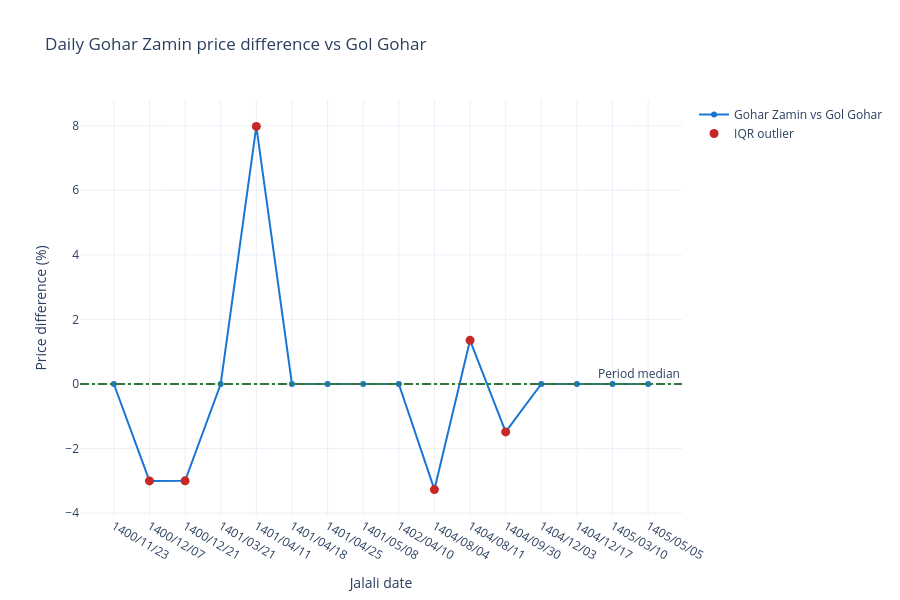

This figure's notebook cell:
### Code cell
plot_pair = pair_common_days.reset_index()
outlier_plot = plot_pair.loc[plot_pair['is_outlier']]
fig = go.Figure()
fig.add_trace(go.Scatter(x=plot_pair['date_jalali'],
    y=plot_pair['gohar_zamin_vs_gol_gohar_pct'], mode='lines+markers',
    name='Gohar Zamin vs Gol Gohar', line_color='#1976D2'))
fig.add_trace(go.Scatter(x=outlier_plot['date_jalali'],
    y=outlier_plot['gohar_zamin_vs_gol_gohar_pct'], mode='markers',
    name='IQR outlier', marker=dict(color='#C62828', size=9)))
fig.add_hline(y=0, line_dash='dash', line_color='#455A64')
fig.add_hline(y=spread.median(), line_dash='dot', line_color='#2E7D32',
    annotation_text='Period median')
fig.update_layout(title='Daily Gohar Zamin price difference vs Gol Gohar',
    xaxis_title='Jalali date', yaxis_title='Price difference (%)',
    height=600, template='plotly_white')
fig.show()

### Figure 1 — Plotly figure (JSON) as saved in the notebook; plotly's stock layout.template omitted (floating-point values rounded to 4 significant figures)
{"data": [{"line": {"color": "#1976D2"}, "mode": "lines+markers", "name": "Gohar Zamin vs Gol Gohar", "type": "scatter", "x": ["1400/11/23", "1400/12/07", "1400/12/21", "1401/03/21", "1401/04/11", "1401/04/18", "1401/04/25", "1401/05/08", "1402/04/10", "1404/08/04", "1404/08/11", "1404/09/30", "1404/12/03", "1404/12/17", "1405/03/10", "1405/05/05"], "y": [0.0, -3.0, -3.0, 0.0, 7.976, 0.0, 0.0, 0.0, 0.0, -3.269, 1.352, -1.484, 0.0, 0.0, 0.0, 0.0]}, {"marker": {"color": "#C62828", "size": 9}, "mode": "markers", "name": "IQR outlier", "type": "scatter", "x": ["1400/12/07", "1400/12/21", "1401/04/11", "1404/08/04", "1404/08/11", "1404/09/30"], "y": [-3.0, -3.0, 7.976, -3.269, 1.352, -1.484]}], "layout": {"annotations": [{"showarrow": false, "text": "Period median", "x": 1, "xanchor": "right", "xref": "x domain", "y": 0, "yanchor": "bottom", "yref": "y"}], "height": 600, "shapes": [{"line": {"color": "#455A64", "dash": "dash"}, "type": "line", "x0": 0, "x1": 1, "xref": "x domain", "y0": 0, "y1": 0, "yref": "y"}, {"line": {"color": "#2E7D32", "dash": "dot"}, "type": "line", "x0": 0, "x1": 1, "xref": "x domain", "y0": 0, "y1": 0, "yref": "y"}], "title": {"text": "Daily Gohar Zamin price difference vs Gol Gohar"}, "xaxis": {"title": {"text": "Jalali date"}}, "yaxis": {"title": {"text": "Price difference (%)"}}}}
